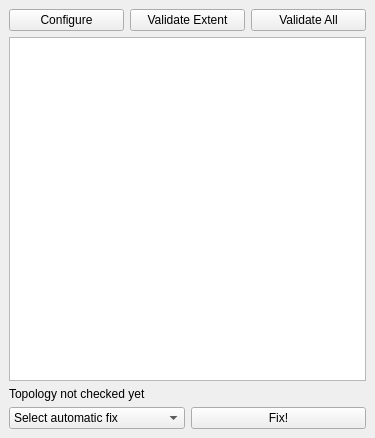
<?xml version="1.0" encoding="UTF-8"?>
<ui version="4.0">
 <class>checkDock</class>
 <widget class="QDockWidget" name="checkDock">
  <property name="geometry">
   <rect>
    <x>0</x>
    <y>0</y>
    <width>375</width>
    <height>438</height>
   </rect>
  </property>
  <property name="windowTitle">
   <string>Topology Check</string>
  </property>
  <widget class="QWidget" name="dockWidgetContents">
   <layout class="QGridLayout" name="gridLayout">
    <item row="0" column="0">
     <layout class="QVBoxLayout" name="verticalLayout">
      <item>
       <layout class="QHBoxLayout" name="horizontalLayout">
        <item>
         <widget class="QPushButton" name="mConfigureButton">
          <property name="text">
           <string>Configure</string>
          </property>
         </widget>
        </item>
        <item>
         <widget class="QPushButton" name="mValidateExtentButton">
          <property name="text">
           <string>Validate Extent</string>
          </property>
         </widget>
        </item>
        <item>
         <widget class="QPushButton" name="mValidateAllButton">
          <property name="text">
           <string>Validate All</string>
          </property>
         </widget>
        </item>
       </layout>
      </item>
      <item>
       <widget class="QListWidget" name="mErrorListView"/>
      </item>
      <item>
       <widget class="QLabel" name="mComment">
        <property name="text">
         <string>Topology not checked yet</string>
        </property>
       </widget>
      </item>
      <item>
       <layout class="QHBoxLayout" name="horizontalLayout_2">
        <item>
         <widget class="QComboBox" name="mFixBox">
          <item>
           <property name="text">
            <string>Select automatic fix</string>
           </property>
          </item>
         </widget>
        </item>
        <item>
         <widget class="QPushButton" name="mFixButton">
          <property name="text">
           <string>Fix!</string>
          </property>
         </widget>
        </item>
       </layout>
      </item>
     </layout>
    </item>
   </layout>
  </widget>
 </widget>
 <resources/>
 <connections/>
</ui>
